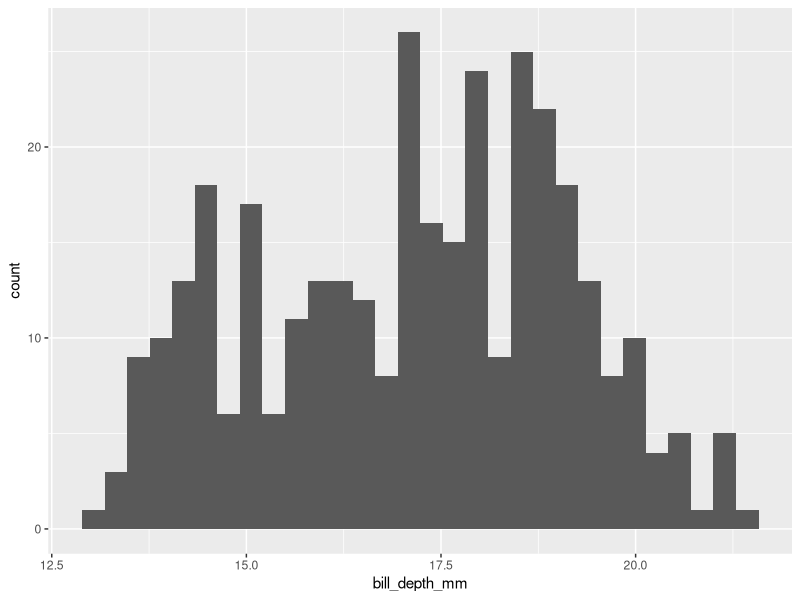
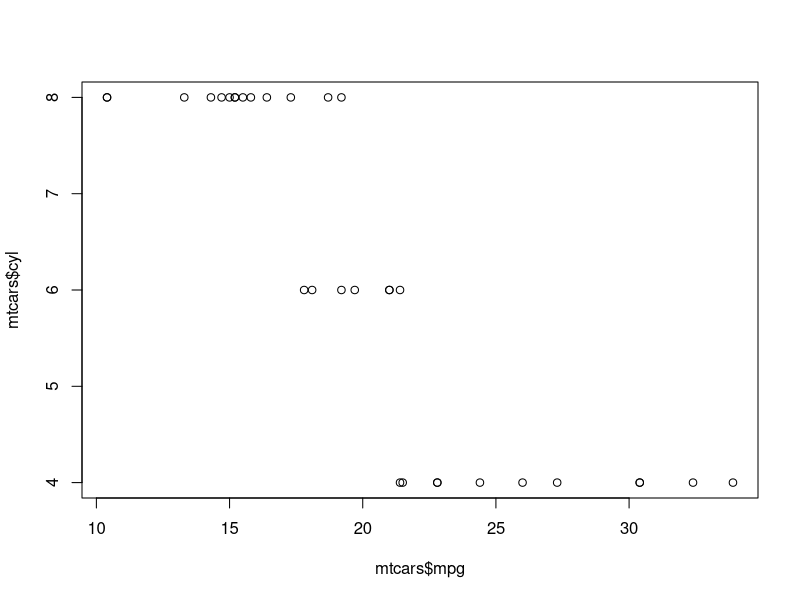

These charts were generated, in order, by the following R code:
library(tidyverse)
library(palmerpenguins)

penguins %>% 
  ggplot(aes(x = bill_depth_mm)) + 
  geom_histogram()

#Hi there!

head(mtcars)


plot(mtcars$mpg, mtcars$cyl)

